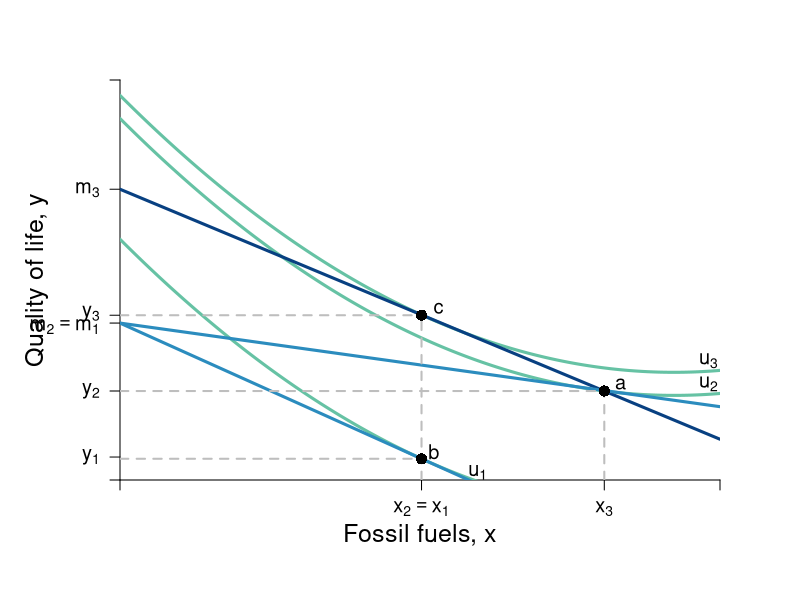

R code for this plot:
require(shape)
pdf(file = "indmarketdemand/carbon_tax.pdf", width = 9, height = 7)

#Set parameters for graphics
axislabelsize <- 1.5
labelsize <- 1.2
graphlinewidth <- 3
segmentlinewidth <- 2

COL <- c("#7fc97f", "#beaed4", "#fdc086", "#ffff99", "#386cb0", "#f0027f", "#bf5b17", "#666666")
COLA <- c("#e0f3db", "#99d8c9","#66c2a4","#41ae76", "#238b45", "#005824")
COLB <- c("#c6dbef", "#4eb3d3", "#2b8cbe", "#0868ac","#084081")
COLC <- c("#fcfbfd", "#efedf5", "#dadaeb", "#bcbddc", "#9e9ac8", "#807dba", "#6a51a3", "#54278f", "#3f007d")

par(mar =  c(6, 6, 4, 4))
mrsA <- function(x, rmax = 10, xmax = 20) {
  rmax - (rmax/xmax)*x
}


uA <- function(x, y, rmax = 3, xmax = 12) {
  y - rmax*x + (1/2)*(rmax/xmax)*x^2
}

indiffA1 <- function(x, uA = 10, rmax = 2.5, xmax = 10) {
  uA - rmax*x + (1/2)*(rmax/xmax)*(x^2)
}

offerCurve <- function(x, w, rmax = 2, xmax = 12) {
  w - rmax*x + (rmax/xmax)*x^2
}

bcA <- function(x, w, p) {
  w - p*x
}


xlims <- c(0, 13)
ylims <- c(0, 26)

npts <- 501 
x <- seq(xlims[1], xlims[2], length.out = npts)
y <- seq(ylims[1], ylims[2], length.out = npts) 
#a <- c(13, 16.75, 19.25)
a <- c(25.65, 23.5, 15)

plot(0, 0, xlim = xlims, ylim = ylims, type = "n",
     xlab = expression(paste("")),
     ylab = expression(paste("")), 
     xaxt = "n", 
     yaxt = "n", 
     cex.lab = axislabelsize, 
     bty = "n",
     xaxs="i", 
     yaxs="i")

# ticksy <- seq(from = ylims[1], to = ylims[2], by = 1)
# ylabels <- seq(from = ylims[1], to = ylims[2], by = 1)
# ticksx <- seq(from = xlims[1], to = xlims[2], by = 1)
# xlabels <- seq(from = xlims[1], to = xlims[2], by = 1)
ticksy <- c(0, 1.492, 5.784, 10.2, 10.709, 18.9, ylims[2])
ticksy_mod <- c(10, 10.8)
ylabels_mod <- c(expression(paste(m[2] == m[1])), expression(paste(y[3])))
ylabels <- c(NA, expression(paste(y[1])), expression(paste(y[2])), NA, NA, expression(paste(m[3])), NA)
ticksx <- c(0, 6.533, 10.493, xlims[2])
xlabels <- c(NA, expression(paste(x[2] == x[1])), expression(paste(x[3])), NA)

axis(1, at = ticksx, pos = 0, labels = xlabels, cex.axis = labelsize)
axis(2, at = ticksy_mod, pos = 0, labels = ylabels_mod, tick = FALSE, las = 1, cex.axis = labelsize)
axis(2, at = ticksy, pos = 0, las = 1, labels = ylabels, cex.axis = labelsize)

npts <- 500 
xx1 <- seq(xlims[1], xlims[2], length.out = npts)

lines(xx1, uA(xx1, y = 15.65), col = COLA[3], lwd = graphlinewidth)
lines(xx1, uA(xx1, y = 23.5), col = COLA[3], lwd = graphlinewidth)
lines(xx1, uA(xx1, y = 25), col = COLA[3], lwd = graphlinewidth)

#lines(xx1, bcA(xx1, w = 10, p = 1.5), col = COLB[3], lwd = graphlinewidth)
lines(xx1, bcA(xx1, w = 18.9, p = 1.25), col = COLB[5], lwd = graphlinewidth)
lines(xx1, bcA(xx1, w = 10.2, p = 1.35), col = COLB[3], lwd = graphlinewidth)
lines(xx1, bcA(xx1, w = 10.2, p = 0.418), col = COLB[3], lwd = graphlinewidth)

#Label the axes
mtext(expression(paste("Fossil fuels, ", x)), side=1, line = 2.5, cex = axislabelsize)
text(-1.8, 0.5*ylims[2], expression(paste("Quality of life, ", y)), xpd = TRUE, cex = axislabelsize, srt = 90) 

#Label the indifference curves
#text(11.8, 1.3, expression(u[1]), cex = labelsize)


#Label the price lines
#text(8, 1.7, expression(paste(bc[1])))


#Add the contour plot for the indifference curves
#contour(x, y, 
#        outer(x, y, uA),
#        drawlabels = FALSE,
#        col = COLA[3],
#        lwd = graphlinewidth,
#        levels = a, 
#        xaxs="i", 
#        yaxs="i", 
#        add = TRUE)

#Segments for points on Offer curve
segments(0, 10.709, 6.553, 10.709, lty = 2, col = "gray" , lwd = segmentlinewidth)
segments(6.533, 0, 6.533, 10.709, lty = 2, col = "gray" , lwd = segmentlinewidth)
segments(0, 1.38, 6.553, 1.38, lty = 2, col = "gray" , lwd = segmentlinewidth)
segments(10.493, 0, 10.493, 5.784, lty = 2, col = "gray" , lwd = segmentlinewidth)
segments(0, 5.784, 10.493, 5.784, lty = 2, col = "gray" , lwd = segmentlinewidth)
#segments(10.5, 0, 10.5, 7.375, lty = 2, col = "gray" , lwd = segmentlinewidth)

#Annotate points on offer curve mrs = p for each of p = 1, 0.5, 0.25
#Where mrs = 2 - (1/6)*x
points(6.533, 10.709, pch = 16, col = "black", cex = 1.5)
points(10.493, 5.784, pch = 16, col = "black", cex = 1.5)
points(6.533, 1.38, pch = 16, col = "black", cex = 1.5)

text(10.493 + .35, 5.784 + .45, expression(paste(a)), cex = labelsize)
text(6.45  + .35, 1.38 + .45, expression(paste(b)), cex = labelsize)
text(6.553 + .35, 10.709 + .45, expression(paste(c)), cex = labelsize)

text(12.75, 7.75, expression(paste(u[3])), cex = labelsize)
text(12.75, 6.25, expression(paste(u[2])), cex = labelsize)
text(7.75, 0.5, expression(paste(u[1])), cex = labelsize)

dev.off()
